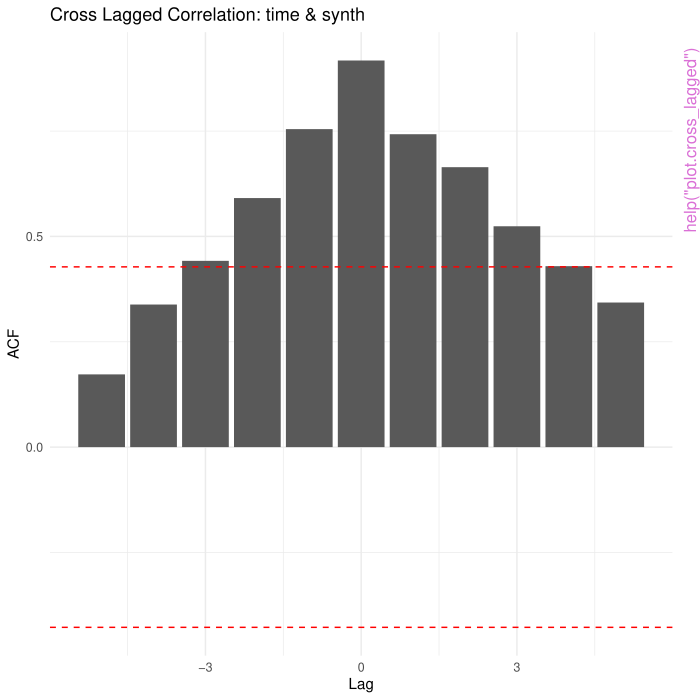

Write the R code that produced this figure.
pkgname <- "scdtb"
source(file.path(R.home("share"), "R", "examples-header.R"))
options(warn = 1)
options(pager = "console")
library('scdtb')

base::assign(".oldSearch", base::search(), pos = 'CheckExEnv')
base::assign(".old_wd", base::getwd(), pos = 'CheckExEnv')
cleanEx()
nameEx("cross_lagged")
### * cross_lagged

flush(stderr()); flush(stdout())

### Name: cross_lagged
### Title: Cross-Lagged Correlation
### Aliases: cross_lagged

### ** Examples

# Creating a sample dataset
reversal_withdrawal <- data.frame(
  phase = c(rep("baseline1", 6), rep("treatment1", 5), rep("baseline2", 5), rep("treatment2", 5)),
  time = 1:21,
  extbehavs = c(15, 10, 14, 17, 13, 12, 2, 1, 1, 0, 0, 9, 9, 11, 15, 20, 1, 0, 4, 0, 1)
)

reversal_withdrawal$synth <- sapply(reversal_withdrawal$time, function(x) {
  stats::rpois(1, x)
})

reversal_withdrawal <- as.data.frame(reversal_withdrawal)

# Using the cross_lagged function
cl_result <- cross_lagged(reversal_withdrawal, .x = "time", .y = "synth")




cleanEx()
nameEx("mixed_model_analysis")
### * mixed_model_analysis

flush(stderr()); flush(stdout())

### Name: mixed_model_analysis
### Title: Mixed Model Analysis
### Aliases: mixed_model_analysis

### ** Examples

res <- mixed_model_analysis(efficacy_of_CBT, .dv = "Anxious", .time = "time",
                            .phase = "phase",rev_time_in_phase = TRUE,
                            phase_levels = c(0, 1),
                            phase_labels = c("Exposure", "Exposure + CT"))

summary(res$fitted_mod)




cleanEx()
nameEx("nap")
### * nap

flush(stderr()); flush(stdout())

### Name: nap
### Title: Non-overlap of All Pairs (NAP) Analysis
### Aliases: nap

### ** Examples

nap(.df = reversal_withdrawal, .y = "extbehavs", .phase = "phase",
    .time = "time", type = "reversability",
    phases = list("baseline1", "baseline2"), improvement = "negative")




cleanEx()
nameEx("napjack")
### * napjack

flush(stderr()); flush(stdout())

### Name: napjack
### Title: Nap Jack: A Single Case Design Card Game
### Aliases: napjack

### ** Examples

# To run the Shiny app
if(interactive()){
  napjack()
}




cleanEx()
nameEx("plot.cross_lagged")
### * plot.cross_lagged

flush(stderr()); flush(stdout())

### Name: plot.cross_lagged
### Title: Plot Cross-Lagged Correlation Results
### Aliases: plot.cross_lagged

### ** Examples

#Creating a sample dataset
reversal_withdrawal <- data.frame(
  phase = c(rep("baseline1", 6), rep("teratment1", 5), rep("baseline2", 5), rep("teratment2", 5)),
  time = 1:21,
  extbehavs = c(15, 10, 14, 17, 13, 12, 2, 1, 1, 0, 0, 9, 9, 11, 15, 20, 1, 0, 4, 0, 1)
)

reversal_withdrawal$synth <- sapply(reversal_withdrawal$time, function(x) {
  stats::rpois(1, x)
})

reversal_withdrawal <- as.data.frame(reversal_withdrawal)

# Using the cross_lagged function
cl_result <- cross_lagged(reversal_withdrawal, .x = "time", .y = "synth")

# Plot the cross-lagged correlation results
plot(cl_result)




cleanEx()
nameEx("plot.replext_gls")
### * plot.replext_gls

flush(stderr()); flush(stdout())

### Name: plot.replext_gls
### Title: Plot Results from Replications and Extension of GLS Simulation
### Aliases: plot.replext_gls

### ** Examples

results <- replext_gls(
  n_timepoints_list = c(10),
  rho_list = c(0.2),
  iterations = 10,
  betas = c("(Intercept)" = 0, "phase1" = 1),
  formula = y ~ phase
)
plot(results, term = "phase1", metric = "rejection_rates")




cleanEx()
nameEx("print.cross_lagged")
### * print.cross_lagged

flush(stderr()); flush(stdout())

### Name: print.cross_lagged
### Title: Print Method for Cross-Lagged Objects
### Aliases: print.cross_lagged

### ** Examples

#Creating a sample dataset
reversal_withdrawal <- data.frame(
  phase = c(rep("baseline1", 6), rep("teratment1", 5), rep("baseline2", 5), rep("teratment2", 5)),
  time = 1:21,
  extbehavs = c(15, 10, 14, 17, 13, 12, 2, 1, 1, 0, 0, 9, 9, 11, 15, 20, 1, 0, 4, 0, 1)
)

reversal_withdrawal$synth <- sapply(reversal_withdrawal$time, function(x) {
  stats::rpois(1, x)
})

reversal_withdrawal <- as.data.frame(reversal_withdrawal)

# Using the cross_lagged function
cl_result <- cross_lagged(reversal_withdrawal, .x = "time", .y = "synth")

# Print the summary of cross-lagged analysis
print(cl_result)




cleanEx()
nameEx("randomization_test")
### * randomization_test

flush(stderr()); flush(stdout())

### Name: randomization_test
### Title: Randomization Test for Single-Case Experiments
### Aliases: randomization_test

### ** Examples

result <- randomization_test(sleeping_pills, .out = "sever_compl",
                             .cond = "treatment", .time = "day",
                             num_permutations = 100,
                             cond_levels = c("C", "E"))

result$conf_int




cleanEx()
nameEx("raw_plot")
### * raw_plot

flush(stderr()); flush(stdout())

### Name: raw_plot
### Title: Plot Raw Data with Optional Phase and Condition Annotations
### Aliases: raw_plot

### ** Examples

rp <- raw_plot(.df = efficacy_of_CBT, .out = "Anxious", .time = "time",
               .phase = "phase", phase_levels = c(0, 1),
               phase_labels = c("Exposure", "Exposure + CT"))




cleanEx()
nameEx("replext_gls")
### * replext_gls

flush(stderr()); flush(stdout())

### Name: replext_gls
### Title: Replications and Extension of Generalized Least Squares
###   Simulation
### Aliases: replext_gls

### ** Examples

results <- replext_gls(
  n_timepoints_list = c(10),
  rho_list = c(0.2),
  iterations = 10,
  betas = c("(Intercept)" = 0, "phase1" = 1),
  formula = y ~ phase
)




cleanEx()
nameEx("replext_pgsql")
### * replext_pgsql

flush(stderr()); flush(stdout())

### Name: replext_pgsql
### Title: Replication and Extension of Generalized Least Squares
###   Simulation Shiny App
### Aliases: replext_pgsql

### ** Examples

if(interactive()){
replext_pgsql(
  dbname = "my_database",
  datatable = "simulation_results",
  host = "localhost",
  port = 5432,
  user = "myuser",
  password = "mypassword"
)
}




cleanEx()
nameEx("scdtb")
### * scdtb

flush(stderr()); flush(stdout())

### Name: scdtb
### Title: Single Case Design Toolbox Shiny Application
### Aliases: scdtb

### ** Examples

# To run the Shiny app
if(interactive()){
  scdtb()
}




cleanEx()
nameEx("simulate_gls_once")
### * simulate_gls_once

flush(stderr()); flush(stdout())

### Name: simulate_gls_once
### Title: Simulate and Analyze Generalized Least Squares
### Aliases: simulate_gls_once

### ** Examples

# Simple example with 2 phases, 10 timepoints per phase, and no covariates
result <- simulate_gls_once(
  n_timepoints_per_phase = 10,
  rho = 0.2,
  betas = c("(Intercept)" = 0, "phase1" = 1),
  formula = y ~ phase
)




### * <FOOTER>
###
cleanEx()
options(digits = 7L)
base::cat("Time elapsed: ", proc.time() - base::get("ptime", pos = 'CheckExEnv'),"\n")
grDevices::dev.off()
###
### Local variables: ***
### mode: outline-minor ***
### outline-regexp: "\\(> \\)?### [*]+" ***
### End: ***
quit('no')
